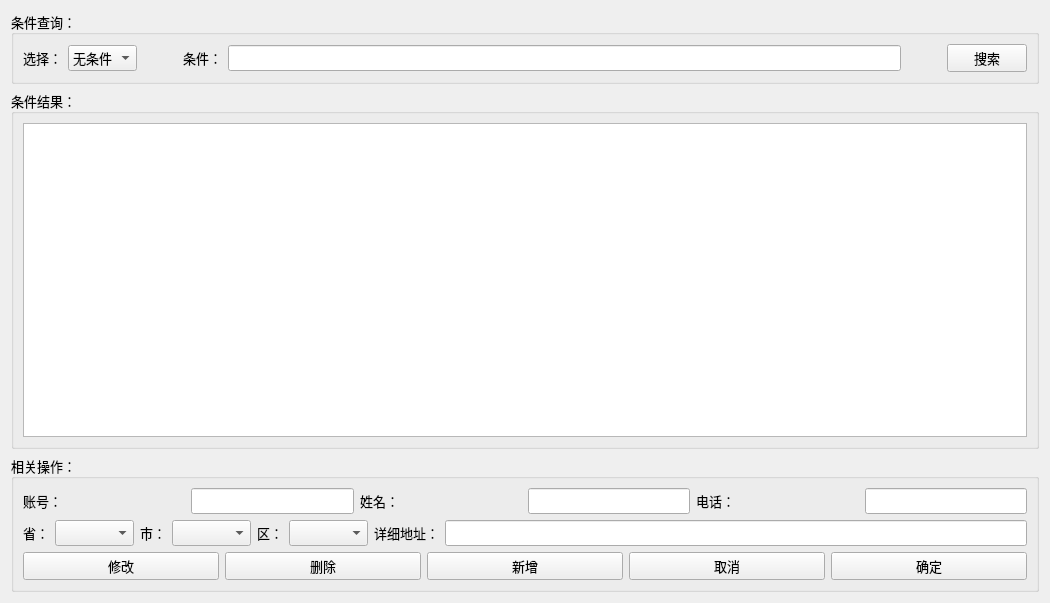
<?xml version="1.0" encoding="UTF-8"?>
<ui version="4.0">
 <class>SellerMS</class>
 <widget class="QWidget" name="SellerMS">
  <property name="geometry">
   <rect>
    <x>0</x>
    <y>0</y>
    <width>1050</width>
    <height>603</height>
   </rect>
  </property>
  <property name="windowTitle">
   <string>Form</string>
  </property>
  <layout class="QGridLayout" name="gridLayout">
   <item row="0" column="0">
    <widget class="QGroupBox" name="groupBox">
     <property name="sizePolicy">
      <sizepolicy hsizetype="Preferred" vsizetype="Preferred">
       <horstretch>0</horstretch>
       <verstretch>0</verstretch>
      </sizepolicy>
     </property>
     <property name="font">
      <font>
       <family>新宋体</family>
       <pointsize>10</pointsize>
      </font>
     </property>
     <property name="title">
      <string>条件查询：</string>
     </property>
     <layout class="QGridLayout" name="gridLayout_3">
      <item row="0" column="0">
       <layout class="QHBoxLayout" name="horizontalLayout">
        <item>
         <widget class="QLabel" name="label">
          <property name="text">
           <string>选择：</string>
          </property>
         </widget>
        </item>
        <item>
         <widget class="QComboBox" name="cb_condition">
          <item>
           <property name="text">
            <string>无条件</string>
           </property>
          </item>
          <item>
           <property name="text">
            <string>账号</string>
           </property>
          </item>
          <item>
           <property name="text">
            <string>姓名</string>
           </property>
          </item>
          <item>
           <property name="text">
            <string>电话</string>
           </property>
          </item>
          <item>
           <property name="text">
            <string>地址</string>
           </property>
          </item>
         </widget>
        </item>
        <item>
         <spacer name="horizontalSpacer">
          <property name="orientation">
           <enum>Qt::Horizontal</enum>
          </property>
          <property name="sizeType">
           <enum>QSizePolicy::Fixed</enum>
          </property>
          <property name="sizeHint" stdset="0">
           <size>
            <width>40</width>
            <height>20</height>
           </size>
          </property>
         </spacer>
        </item>
        <item>
         <widget class="QLabel" name="label_2">
          <property name="text">
           <string>条件：</string>
          </property>
         </widget>
        </item>
        <item>
         <widget class="QLineEdit" name="le_condition"/>
        </item>
        <item>
         <spacer name="horizontalSpacer_2">
          <property name="orientation">
           <enum>Qt::Horizontal</enum>
          </property>
          <property name="sizeType">
           <enum>QSizePolicy::Fixed</enum>
          </property>
          <property name="sizeHint" stdset="0">
           <size>
            <width>40</width>
            <height>20</height>
           </size>
          </property>
         </spacer>
        </item>
        <item>
         <widget class="QPushButton" name="pb_search">
          <property name="text">
           <string>搜索</string>
          </property>
         </widget>
        </item>
       </layout>
      </item>
     </layout>
    </widget>
   </item>
   <item row="1" column="0">
    <widget class="QGroupBox" name="groupBox_2">
     <property name="sizePolicy">
      <sizepolicy hsizetype="Preferred" vsizetype="Preferred">
       <horstretch>0</horstretch>
       <verstretch>0</verstretch>
      </sizepolicy>
     </property>
     <property name="font">
      <font>
       <family>新宋体</family>
       <pointsize>10</pointsize>
      </font>
     </property>
     <property name="title">
      <string>条件结果：</string>
     </property>
     <layout class="QGridLayout" name="gridLayout_6">
      <item row="0" column="0">
       <widget class="QTableWidget" name="tableWidget">
        <property name="sizePolicy">
         <sizepolicy hsizetype="Expanding" vsizetype="Expanding">
          <horstretch>0</horstretch>
          <verstretch>0</verstretch>
         </sizepolicy>
        </property>
       </widget>
      </item>
     </layout>
    </widget>
   </item>
   <item row="2" column="0">
    <widget class="QGroupBox" name="groupBox_3">
     <property name="sizePolicy">
      <sizepolicy hsizetype="Preferred" vsizetype="Preferred">
       <horstretch>0</horstretch>
       <verstretch>0</verstretch>
      </sizepolicy>
     </property>
     <property name="font">
      <font>
       <family>新宋体</family>
       <pointsize>10</pointsize>
      </font>
     </property>
     <property name="title">
      <string>相关操作：</string>
     </property>
     <layout class="QGridLayout" name="gridLayout_8">
      <item row="0" column="0">
       <layout class="QGridLayout" name="gridLayout_7">
        <item row="1" column="0">
         <layout class="QGridLayout" name="gridLayout_4">
          <item row="0" column="1">
           <widget class="QComboBox" name="cb_province"/>
          </item>
          <item row="0" column="3">
           <widget class="QComboBox" name="cb_city"/>
          </item>
          <item row="0" column="5">
           <widget class="QComboBox" name="cb_region"/>
          </item>
          <item row="0" column="0">
           <widget class="QLabel" name="label_7">
            <property name="text">
             <string>省：</string>
            </property>
           </widget>
          </item>
          <item row="0" column="2">
           <widget class="QLabel" name="label_8">
            <property name="text">
             <string>市：</string>
            </property>
           </widget>
          </item>
          <item row="0" column="7">
           <widget class="QLineEdit" name="le_address"/>
          </item>
          <item row="0" column="4">
           <widget class="QLabel" name="label_9">
            <property name="text">
             <string>区：</string>
            </property>
           </widget>
          </item>
          <item row="0" column="6">
           <widget class="QLabel" name="label_10">
            <property name="text">
             <string>详细地址：</string>
            </property>
           </widget>
          </item>
         </layout>
        </item>
        <item row="0" column="0">
         <layout class="QGridLayout" name="gridLayout_2">
          <item row="0" column="0">
           <widget class="QLabel" name="label_3">
            <property name="text">
             <string>账号：</string>
            </property>
           </widget>
          </item>
          <item row="0" column="1">
           <widget class="QLineEdit" name="le_id">
            <property name="sizePolicy">
             <sizepolicy hsizetype="Preferred" vsizetype="Fixed">
              <horstretch>0</horstretch>
              <verstretch>0</verstretch>
             </sizepolicy>
            </property>
           </widget>
          </item>
          <item row="0" column="2">
           <widget class="QLabel" name="label_4">
            <property name="text">
             <string>姓名：</string>
            </property>
           </widget>
          </item>
          <item row="0" column="3">
           <widget class="QLineEdit" name="le_name">
            <property name="sizePolicy">
             <sizepolicy hsizetype="Preferred" vsizetype="Fixed">
              <horstretch>0</horstretch>
              <verstretch>0</verstretch>
             </sizepolicy>
            </property>
           </widget>
          </item>
          <item row="0" column="4">
           <widget class="QLabel" name="label_5">
            <property name="text">
             <string>电话：</string>
            </property>
           </widget>
          </item>
          <item row="0" column="5">
           <widget class="QLineEdit" name="le_tel">
            <property name="sizePolicy">
             <sizepolicy hsizetype="Preferred" vsizetype="Fixed">
              <horstretch>0</horstretch>
              <verstretch>0</verstretch>
             </sizepolicy>
            </property>
           </widget>
          </item>
         </layout>
        </item>
        <item row="2" column="0">
         <layout class="QGridLayout" name="gridLayout_5">
          <item row="0" column="7">
           <widget class="QPushButton" name="pb_ensure">
            <property name="sizePolicy">
             <sizepolicy hsizetype="Minimum" vsizetype="Preferred">
              <horstretch>0</horstretch>
              <verstretch>0</verstretch>
             </sizepolicy>
            </property>
            <property name="text">
             <string>确定</string>
            </property>
           </widget>
          </item>
          <item row="0" column="6">
           <widget class="QPushButton" name="pb_cancel">
            <property name="text">
             <string>取消</string>
            </property>
           </widget>
          </item>
          <item row="0" column="4">
           <widget class="QPushButton" name="pb_delete">
            <property name="sizePolicy">
             <sizepolicy hsizetype="Minimum" vsizetype="Fixed">
              <horstretch>0</horstretch>
              <verstretch>0</verstretch>
             </sizepolicy>
            </property>
            <property name="text">
             <string>删除</string>
            </property>
           </widget>
          </item>
          <item row="0" column="3">
           <widget class="QPushButton" name="pb_modify">
            <property name="text">
             <string>修改</string>
            </property>
           </widget>
          </item>
          <item row="0" column="5">
           <widget class="QPushButton" name="pb_add">
            <property name="text">
             <string>新增</string>
            </property>
           </widget>
          </item>
         </layout>
        </item>
       </layout>
      </item>
     </layout>
    </widget>
   </item>
  </layout>
 </widget>
 <resources/>
 <connections/>
</ui>
